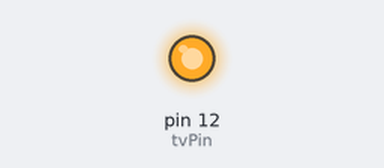
The sketch below on a simulated Arduino Uno, built with avr-gcc and run on an emulated ATmega328P. On the bench: output pins drawn as LEDs (lit = HIGH). What the sketch prints to the serial monitor is not drawn.

Above: at 0.1 s.
Timing chart, 0 to 1.6 s (numbered marks = the images above):
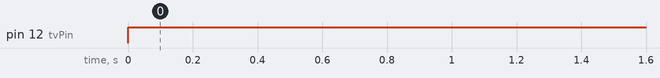

Measured:
- by itself, pin 12 (tvPin): LOW → HIGH at 0.00 s

The sketch:

tv-pin-test-01.ino
```cpp
int tvPin=12;

void setup(){
    Serial.begin(115200);
    pinMode(tvPin, OUTPUT);
}

void loop(){
  digitalWrite(tvPin, HIGH);
  execute("turn-off");
  delay(3000);
}

void execute(String command){
    Serial.println(command);
    if(command.indexOf("turn-on-the-tv")>=0){
      digitalWrite(tvPin, HIGH);
      delay(100);
    }
    else if(command.indexOf("turn-off-the-tv")>=0){
      digitalWrite(tvPin, LOW);
      delay(100);
    }
}
```
